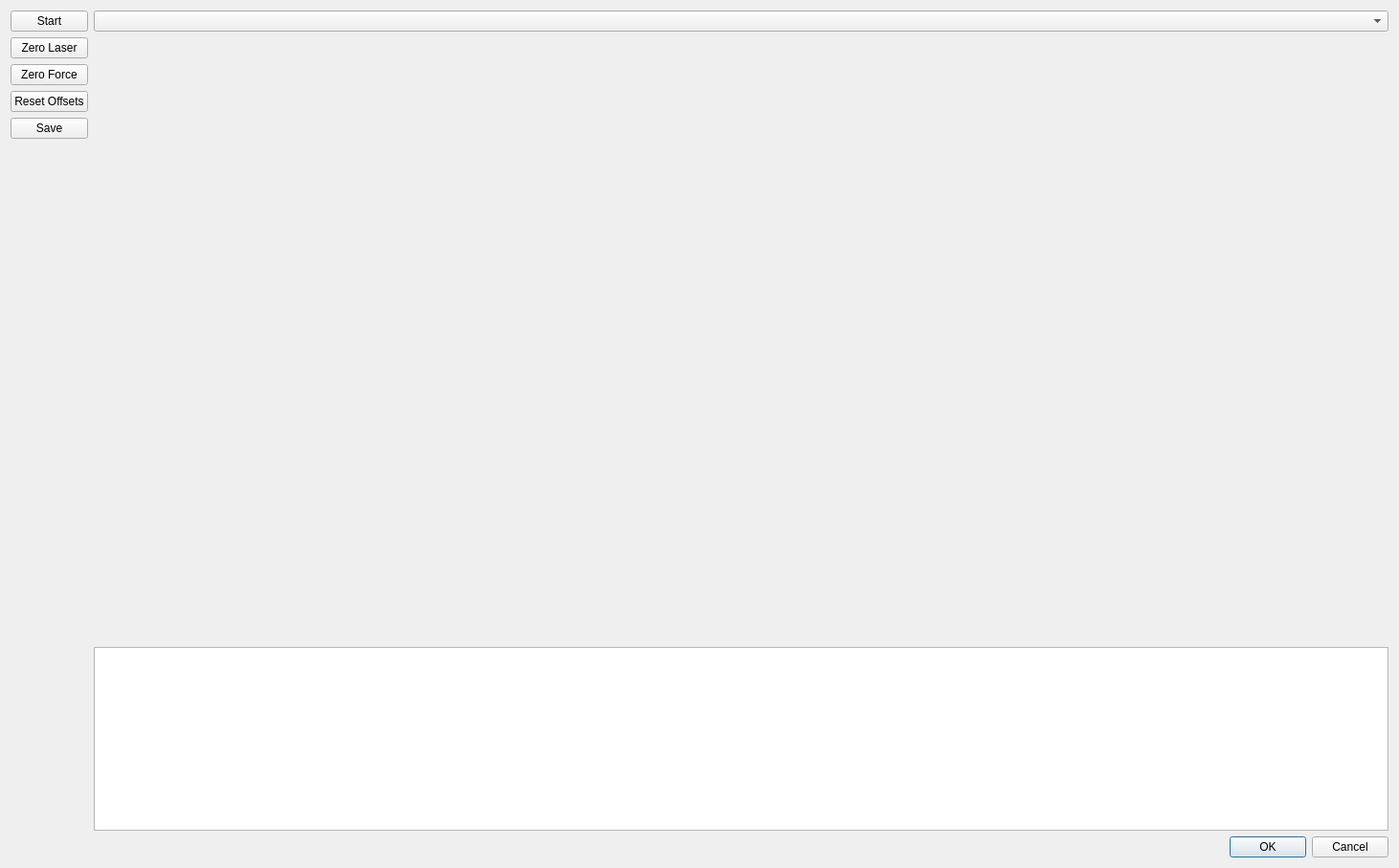
<?xml version="1.0" encoding="UTF-8"?>
<ui version="4.0">
 <class>DialogSequence</class>
 <widget class="QDialog" name="DialogSequence">
  <property name="geometry">
   <rect>
    <x>0</x>
    <y>0</y>
    <width>1462</width>
    <height>907</height>
   </rect>
  </property>
  <property name="windowTitle">
   <string>Dialog</string>
  </property>
  <layout class="QGridLayout" name="gridLayout" rowstretch="0,0,0,0,0,0,0,0">
   <item row="4" column="0">
    <widget class="QPushButton" name="btn_save">
     <property name="text">
      <string>Save</string>
     </property>
    </widget>
   </item>
   <item row="1" column="1" rowspan="5">
    <widget class="GraphicsLayoutWidget" name="plt_sequence" native="true">
     <property name="sizePolicy">
      <sizepolicy hsizetype="Expanding" vsizetype="Preferred">
       <horstretch>3</horstretch>
       <verstretch>3</verstretch>
      </sizepolicy>
     </property>
     <property name="minimumSize">
      <size>
       <width>450</width>
       <height>200</height>
      </size>
     </property>
     <property name="font">
      <font>
       <pointsize>12</pointsize>
       <weight>75</weight>
       <bold>true</bold>
      </font>
     </property>
    </widget>
   </item>
   <item row="5" column="0" rowspan="2">
    <spacer name="verticalSpacer">
     <property name="orientation">
      <enum>Qt::Vertical</enum>
     </property>
     <property name="sizeHint" stdset="0">
      <size>
       <width>20</width>
       <height>40</height>
      </size>
     </property>
    </spacer>
   </item>
   <item row="0" column="0">
    <widget class="QPushButton" name="btn_start_stop">
     <property name="text">
      <string>Start</string>
     </property>
    </widget>
   </item>
   <item row="0" column="1">
    <widget class="QComboBox" name="comboBox_select_sequence"/>
   </item>
   <item row="6" column="1">
    <widget class="QPlainTextEdit" name="plainTextEdit_Script"/>
   </item>
   <item row="7" column="0" colspan="2">
    <widget class="QDialogButtonBox" name="buttonBox">
     <property name="orientation">
      <enum>Qt::Horizontal</enum>
     </property>
     <property name="standardButtons">
      <set>QDialogButtonBox::Cancel|QDialogButtonBox::Ok</set>
     </property>
    </widget>
   </item>
   <item row="3" column="0">
    <widget class="QPushButton" name="btn_reset_offsets">
     <property name="text">
      <string>Reset Offsets</string>
     </property>
    </widget>
   </item>
   <item row="1" column="0">
    <widget class="QPushButton" name="btn_zero_laser">
     <property name="text">
      <string>Zero Laser</string>
     </property>
    </widget>
   </item>
   <item row="2" column="0">
    <widget class="QPushButton" name="btn_zero_force">
     <property name="text">
      <string>Zero Force</string>
     </property>
    </widget>
   </item>
  </layout>
 </widget>
 <customwidgets>
  <customwidget>
   <class>GraphicsLayoutWidget</class>
   <extends>QWidget</extends>
   <header>pyqtgraph.h</header>
   <container>1</container>
  </customwidget>
 </customwidgets>
 <resources/>
 <connections>
  <connection>
   <sender>buttonBox</sender>
   <signal>accepted()</signal>
   <receiver>DialogSequence</receiver>
   <slot>accept()</slot>
   <hints>
    <hint type="sourcelabel">
     <x>248</x>
     <y>254</y>
    </hint>
    <hint type="destinationlabel">
     <x>157</x>
     <y>274</y>
    </hint>
   </hints>
  </connection>
  <connection>
   <sender>buttonBox</sender>
   <signal>rejected()</signal>
   <receiver>DialogSequence</receiver>
   <slot>reject()</slot>
   <hints>
    <hint type="sourcelabel">
     <x>316</x>
     <y>260</y>
    </hint>
    <hint type="destinationlabel">
     <x>286</x>
     <y>274</y>
    </hint>
   </hints>
  </connection>
 </connections>
</ui>
